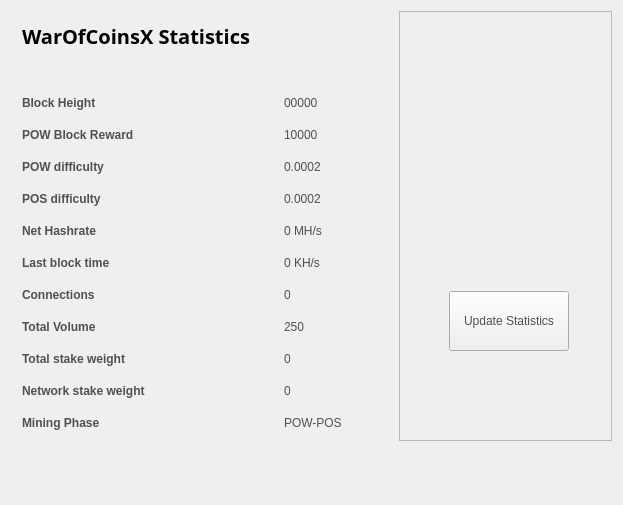
<?xml version="1.0" encoding="UTF-8"?>
<ui version="4.0">
 <class>StatisticsPage</class>
 <widget class="QWidget" name="StatisticsPage">
  <property name="windowModality">
   <enum>Qt::NonModal</enum>
  </property>
  <property name="geometry">
   <rect>
    <x>0</x>
    <y>0</y>
    <width>623</width>
    <height>505</height>
   </rect>
  </property>
  <property name="windowTitle">
   <string>Digging</string>
  </property>
  <property name="styleSheet">
   <string notr="true">color:#505050;
font-family:'Open Sans,sans-serif';</string>
  </property>
  <layout class="QGridLayout" name="gridLayout">
   <property name="sizeConstraint">
    <enum>QLayout::SetMaximumSize</enum>
   </property>
   <item row="0" column="1">
    <widget class="QFrame" name="frame">
     <property name="minimumSize">
      <size>
       <width>213</width>
       <height>0</height>
      </size>
     </property>
     <property name="frameShape">
      <enum>QFrame::StyledPanel</enum>
     </property>
     <property name="frameShadow">
      <enum>QFrame::Raised</enum>
     </property>
     <widget class="QPushButton" name="startButton">
      <property name="geometry">
       <rect>
        <x>50</x>
        <y>280</y>
        <width>120</width>
        <height>60</height>
       </rect>
      </property>
      <property name="sizePolicy">
       <sizepolicy hsizetype="Fixed" vsizetype="Fixed">
        <horstretch>0</horstretch>
        <verstretch>0</verstretch>
       </sizepolicy>
      </property>
      <property name="minimumSize">
       <size>
        <width>120</width>
        <height>60</height>
       </size>
      </property>
      <property name="autoFillBackground">
       <bool>false</bool>
      </property>
      <property name="styleSheet">
       <string notr="true"/>
      </property>
      <property name="text">
       <string>Update Statistics</string>
      </property>
     </widget>
     <widget class="QLabel" name="label">
      <property name="geometry">
       <rect>
        <x>10</x>
        <y>10</y>
        <width>191</width>
        <height>191</height>
       </rect>
      </property>
      <property name="text">
       <string/>
      </property>
      <property name="pixmap">
       <pixmap resource="../bitcoin.qrc">:/icons/coinbg</pixmap>
      </property>
      <property name="scaledContents">
       <bool>true</bool>
      </property>
     </widget>
    </widget>
   </item>
   <item row="0" column="0">
    <widget class="QFrame" name="gridFrame_2">
     <layout class="QGridLayout" name="gridLayout_4">
      <item row="3" column="0">
       <layout class="QFormLayout" name="formLayout_2">
        <property name="fieldGrowthPolicy">
         <enum>QFormLayout::FieldsStayAtSizeHint</enum>
        </property>
        <property name="horizontalSpacing">
         <number>139</number>
        </property>
        <property name="verticalSpacing">
         <number>18</number>
        </property>
        <property name="rightMargin">
         <number>0</number>
        </property>
        <item row="1" column="0">
         <widget class="QLabel" name="label_14">
          <property name="text">
           <string>&lt;html&gt;&lt;head/&gt;&lt;body&gt;&lt;p&gt;&lt;span style=&quot; font-weight:600;&quot;&gt;Block Height&lt;/span&gt;&lt;/p&gt;&lt;/body&gt;&lt;/html&gt;</string>
          </property>
         </widget>
        </item>
        <item row="1" column="1">
         <widget class="QLabel" name="heightBox">
          <property name="text">
           <string>00000</string>
          </property>
         </widget>
        </item>
        <item row="2" column="0">
         <widget class="QLabel" name="label_12">
          <property name="text">
           <string>&lt;html&gt;&lt;head/&gt;&lt;body&gt;&lt;p&gt;&lt;span style=&quot; font-weight:600;&quot;&gt;POW Block Reward&lt;/span&gt;&lt;/p&gt;&lt;/body&gt;&lt;/html&gt;</string>
          </property>
         </widget>
        </item>
        <item row="2" column="1">
         <widget class="QLabel" name="rewardBox">
          <property name="text">
           <string>10000</string>
          </property>
         </widget>
        </item>
        <item row="3" column="0">
         <widget class="QLabel" name="label_13">
          <property name="text">
           <string>&lt;html&gt;&lt;head/&gt;&lt;body&gt;&lt;p&gt;&lt;span style=&quot; font-weight:600;&quot;&gt;POW difficulty&lt;/span&gt;&lt;/p&gt;&lt;/body&gt;&lt;/html&gt;</string>
          </property>
         </widget>
        </item>
        <item row="3" column="1">
         <widget class="QLabel" name="diffBox">
          <property name="text">
           <string>0.0002</string>
          </property>
         </widget>
        </item>
        <item row="4" column="0">
         <widget class="QLabel" name="label_9">
          <property name="text">
           <string>&lt;html&gt;&lt;head/&gt;&lt;body&gt;&lt;p&gt;&lt;span style=&quot; font-weight:600;&quot;&gt;POS difficulty&lt;/span&gt;&lt;/p&gt;&lt;/body&gt;&lt;/html&gt;</string>
          </property>
         </widget>
        </item>
        <item row="4" column="1">
         <widget class="QLabel" name="diffBox2">
          <property name="text">
           <string>0.0002</string>
          </property>
         </widget>
        </item>
        <item row="5" column="1">
         <widget class="QLabel" name="pawrateBox">
          <property name="text">
           <string>0 MH/s</string>
          </property>
         </widget>
        </item>
        <item row="6" column="0">
         <widget class="QLabel" name="label3_2">
          <property name="sizePolicy">
           <sizepolicy hsizetype="Preferred" vsizetype="Maximum">
            <horstretch>0</horstretch>
            <verstretch>0</verstretch>
           </sizepolicy>
          </property>
          <property name="text">
           <string>&lt;html&gt;&lt;head/&gt;&lt;body&gt;&lt;p&gt;&lt;span style=&quot; font-weight:600;&quot;&gt;Last block time&lt;/span&gt;&lt;/p&gt;&lt;/body&gt;&lt;/html&gt;</string>
          </property>
         </widget>
        </item>
        <item row="6" column="1">
         <widget class="QLabel" name="localBox">
          <property name="text">
           <string>0 KH/s</string>
          </property>
         </widget>
        </item>
        <item row="7" column="0">
         <widget class="QLabel" name="label1_2">
          <property name="text">
           <string>&lt;html&gt;&lt;head/&gt;&lt;body&gt;&lt;p&gt;&lt;span style=&quot; font-weight:600;&quot;&gt;Connections&lt;/span&gt;&lt;/p&gt;&lt;/body&gt;&lt;/html&gt;</string>
          </property>
         </widget>
        </item>
        <item row="7" column="1">
         <widget class="QLabel" name="connectionBox">
          <property name="text">
           <string>0</string>
          </property>
         </widget>
        </item>
        <item row="8" column="0">
         <widget class="QLabel" name="label_8">
          <property name="text">
           <string>&lt;html&gt;&lt;head/&gt;&lt;body&gt;&lt;p&gt;&lt;span style=&quot; font-weight:600;&quot;&gt;Total Volume&lt;/span&gt;&lt;/p&gt;&lt;/body&gt;&lt;/html&gt;</string>
          </property>
         </widget>
        </item>
        <item row="8" column="1">
         <widget class="QLabel" name="volumeBox">
          <property name="text">
           <string>250</string>
          </property>
         </widget>
        </item>
        <item row="9" column="0">
         <widget class="QLabel" name="label_10">
          <property name="text">
           <string>&lt;html&gt;&lt;head/&gt;&lt;body&gt;&lt;p&gt;&lt;span style=&quot; font-weight:600;&quot;&gt;Total stake weight&lt;/span&gt;&lt;/p&gt;&lt;/body&gt;&lt;/html&gt;</string>
          </property>
         </widget>
        </item>
        <item row="9" column="1">
         <widget class="QLabel" name="minBox">
          <property name="text">
           <string>0</string>
          </property>
         </widget>
        </item>
        <item row="10" column="0">
         <widget class="QLabel" name="label_11">
          <property name="text">
           <string>&lt;html&gt;&lt;head/&gt;&lt;body&gt;&lt;p&gt;&lt;span style=&quot; font-weight:600;&quot;&gt;Network stake weight&lt;/span&gt;&lt;/p&gt;&lt;/body&gt;&lt;/html&gt;</string>
          </property>
         </widget>
        </item>
        <item row="10" column="1">
         <widget class="QLabel" name="maxBox">
          <property name="text">
           <string>0</string>
          </property>
         </widget>
        </item>
        <item row="11" column="0">
         <widget class="QLabel" name="label_15">
          <property name="text">
           <string>&lt;html&gt;&lt;head/&gt;&lt;body&gt;&lt;p&gt;&lt;span style=&quot; font-weight:600;&quot;&gt;Mining Phase&lt;/span&gt;&lt;/p&gt;&lt;/body&gt;&lt;/html&gt;</string>
          </property>
         </widget>
        </item>
        <item row="11" column="1">
         <widget class="QLabel" name="cBox">
          <property name="text">
           <string>POW-POS</string>
          </property>
         </widget>
        </item>
        <item row="5" column="0">
         <widget class="QLabel" name="label_16">
          <property name="text">
           <string>&lt;html&gt;&lt;head/&gt;&lt;body&gt;&lt;p&gt;&lt;span style=&quot; font-weight:600;&quot;&gt;Net Hashrate&lt;/span&gt;&lt;/p&gt;&lt;/body&gt;&lt;/html&gt;</string>
          </property>
         </widget>
        </item>
       </layout>
      </item>
      <item row="1" column="0">
       <layout class="QHBoxLayout" name="horizontalLayout_4">
        <property name="spacing">
         <number>7</number>
        </property>
        <item>
         <widget class="QLabel" name="label_5">
          <property name="font">
           <font>
            <family>Open Sans,sans-serif</family>
           </font>
          </property>
          <property name="text">
           <string>&lt;html&gt;&lt;head/&gt;&lt;body&gt;&lt;p&gt;&lt;span style=&quot; font-size:20px; font-weight:600; color:#000000;&quot;&gt;WarOfCoinsX Statistics&lt;/span&gt;&lt;/p&gt;&lt;/body&gt;&lt;/html&gt;</string>
          </property>
         </widget>
        </item>
        <item>
         <spacer name="horizontalSpacer_2">
          <property name="orientation">
           <enum>Qt::Horizontal</enum>
          </property>
          <property name="sizeHint" stdset="0">
           <size>
            <width>40</width>
            <height>20</height>
           </size>
          </property>
         </spacer>
        </item>
       </layout>
      </item>
      <item row="2" column="0">
       <spacer name="verticalSpacer_2">
        <property name="orientation">
         <enum>Qt::Vertical</enum>
        </property>
        <property name="sizeHint" stdset="0">
         <size>
          <width>20</width>
          <height>40</height>
         </size>
        </property>
       </spacer>
      </item>
     </layout>
    </widget>
   </item>
   <item row="1" column="0">
    <spacer name="verticalSpacer">
     <property name="orientation">
      <enum>Qt::Vertical</enum>
     </property>
     <property name="sizeHint" stdset="0">
      <size>
       <width>20</width>
       <height>40</height>
      </size>
     </property>
    </spacer>
   </item>
  </layout>
 </widget>
 <layoutdefault spacing="6" margin="11"/>
 <resources/>
 <connections/>
</ui>
